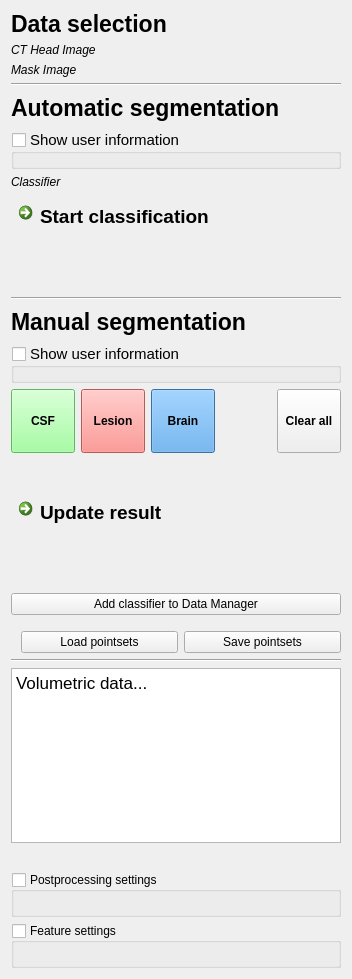
<?xml version="1.0" encoding="UTF-8"?>
<ui version="4.0">
 <class>ClassificationSegmentationControls</class>
 <widget class="QWidget" name="ClassificationSegmentationControls">
  <property name="geometry">
   <rect>
    <x>0</x>
    <y>0</y>
    <width>352</width>
    <height>979</height>
   </rect>
  </property>
  <property name="minimumSize">
   <size>
    <width>0</width>
    <height>0</height>
   </size>
  </property>
  <property name="windowTitle">
   <string>QmitkTemplate</string>
  </property>
  <layout class="QVBoxLayout" name="verticalLayout">
   <item>
    <widget class="QLabel" name="label_2">
     <property name="font">
      <font>
       <pointsize>17</pointsize>
       <weight>75</weight>
       <bold>true</bold>
       <underline>false</underline>
       <strikeout>false</strikeout>
       <stylestrategy>PreferAntialias</stylestrategy>
       <kerning>true</kerning>
      </font>
     </property>
     <property name="text">
      <string>Data selection</string>
     </property>
    </widget>
   </item>
   <item>
    <layout class="QVBoxLayout" name="m_InputImageLayout">
     <item>
      <widget class="QLabel" name="m_InputImageLabel">
       <property name="font">
        <font>
         <italic>true</italic>
        </font>
       </property>
       <property name="text">
        <string>CT Head Image</string>
       </property>
      </widget>
     </item>
    </layout>
   </item>
   <item>
    <layout class="QVBoxLayout" name="m_MaskImageLayout">
     <item>
      <widget class="QLabel" name="m_MaskImageLabel">
       <property name="font">
        <font>
         <italic>true</italic>
        </font>
       </property>
       <property name="text">
        <string>Mask Image</string>
       </property>
      </widget>
     </item>
    </layout>
   </item>
   <item>
    <widget class="Line" name="line_3">
     <property name="orientation">
      <enum>Qt::Horizontal</enum>
     </property>
    </widget>
   </item>
   <item>
    <widget class="QLabel" name="label_3">
     <property name="minimumSize">
      <size>
       <width>0</width>
       <height>32</height>
      </size>
     </property>
     <property name="font">
      <font>
       <pointsize>17</pointsize>
       <weight>75</weight>
       <bold>true</bold>
       <underline>false</underline>
       <strikeout>false</strikeout>
       <stylestrategy>PreferAntialias</stylestrategy>
       <kerning>true</kerning>
      </font>
     </property>
     <property name="text">
      <string>Automatic segmentation</string>
     </property>
    </widget>
   </item>
   <item>
    <widget class="QGroupBox" name="groupBox_2">
     <property name="font">
      <font>
       <pointsize>11</pointsize>
      </font>
     </property>
     <property name="title">
      <string>Show user information</string>
     </property>
     <property name="flat">
      <bool>true</bool>
     </property>
     <property name="checkable">
      <bool>true</bool>
     </property>
     <property name="checked">
      <bool>false</bool>
     </property>
    </widget>
   </item>
   <item>
    <layout class="QVBoxLayout" name="m_ClassifierLayout">
     <property name="bottomMargin">
      <number>0</number>
     </property>
     <item>
      <widget class="QLabel" name="m_ClassifierLabel">
       <property name="font">
        <font>
         <italic>true</italic>
        </font>
       </property>
       <property name="text">
        <string>Classifier</string>
       </property>
      </widget>
     </item>
    </layout>
   </item>
   <item>
    <layout class="QHBoxLayout" name="horizontalLayout_4">
     <property name="bottomMargin">
      <number>32</number>
     </property>
     <item>
      <widget class="QCommandLinkButton" name="m_DoAutomaticSecmentation">
       <property name="sizePolicy">
        <sizepolicy hsizetype="Expanding" vsizetype="Preferred">
         <horstretch>0</horstretch>
         <verstretch>0</verstretch>
        </sizepolicy>
       </property>
       <property name="minimumSize">
        <size>
         <width>0</width>
         <height>64</height>
        </size>
       </property>
       <property name="font">
        <font>
         <pointsize>14</pointsize>
         <weight>75</weight>
         <bold>true</bold>
        </font>
       </property>
       <property name="text">
        <string>Start classification</string>
       </property>
       <property name="icon">
        <iconset resource="../../resources/ClassificationSegmentation.qrc">
         <normaloff>:/ClassificationSegmentation/button_process.png</normaloff>:/ClassificationSegmentation/button_process.png</iconset>
       </property>
       <property name="iconSize">
        <size>
         <width>32</width>
         <height>32</height>
        </size>
       </property>
       <property name="shortcut">
        <string>Ctrl+A</string>
       </property>
      </widget>
     </item>
    </layout>
   </item>
   <item>
    <widget class="Line" name="line_2">
     <property name="orientation">
      <enum>Qt::Horizontal</enum>
     </property>
    </widget>
   </item>
   <item>
    <widget class="QLabel" name="label">
     <property name="minimumSize">
      <size>
       <width>0</width>
       <height>32</height>
      </size>
     </property>
     <property name="font">
      <font>
       <pointsize>17</pointsize>
       <weight>75</weight>
       <bold>true</bold>
       <underline>false</underline>
       <strikeout>false</strikeout>
       <stylestrategy>PreferAntialias</stylestrategy>
       <kerning>true</kerning>
      </font>
     </property>
     <property name="text">
      <string>Manual segmentation</string>
     </property>
    </widget>
   </item>
   <item>
    <widget class="QGroupBox" name="groupBox">
     <property name="font">
      <font>
       <pointsize>11</pointsize>
      </font>
     </property>
     <property name="title">
      <string>Show user information</string>
     </property>
     <property name="flat">
      <bool>true</bool>
     </property>
     <property name="checkable">
      <bool>true</bool>
     </property>
     <property name="checked">
      <bool>false</bool>
     </property>
    </widget>
   </item>
   <item>
    <layout class="QVBoxLayout" name="m_PointSetLayout">
     <property name="bottomMargin">
      <number>32</number>
     </property>
     <item>
      <layout class="QHBoxLayout" name="horizontalLayout_3">
       <property name="topMargin">
        <number>0</number>
       </property>
       <property name="rightMargin">
        <number>0</number>
       </property>
       <item>
        <widget class="QToolButton" name="m_ButtonCSFToggle">
         <property name="minimumSize">
          <size>
           <width>64</width>
           <height>64</height>
          </size>
         </property>
         <property name="maximumSize">
          <size>
           <width>64</width>
           <height>64</height>
          </size>
         </property>
         <property name="font">
          <font>
           <weight>75</weight>
           <bold>true</bold>
          </font>
         </property>
         <property name="styleSheet">
          <string notr="true">background-color: #8AFF88</string>
         </property>
         <property name="text">
          <string>CSF</string>
         </property>
         <property name="checkable">
          <bool>true</bool>
         </property>
         <property name="autoExclusive">
          <bool>true</bool>
         </property>
        </widget>
       </item>
       <item>
        <widget class="QToolButton" name="m_ButtonLESToggle">
         <property name="minimumSize">
          <size>
           <width>64</width>
           <height>64</height>
          </size>
         </property>
         <property name="maximumSize">
          <size>
           <width>64</width>
           <height>64</height>
          </size>
         </property>
         <property name="font">
          <font>
           <weight>75</weight>
           <bold>true</bold>
          </font>
         </property>
         <property name="styleSheet">
          <string notr="true">background-color: #FF7E78</string>
         </property>
         <property name="text">
          <string>Lesion</string>
         </property>
         <property name="checkable">
          <bool>true</bool>
         </property>
         <property name="autoExclusive">
          <bool>true</bool>
         </property>
        </widget>
       </item>
       <item>
        <widget class="QToolButton" name="m_ButtonBRAToggle">
         <property name="minimumSize">
          <size>
           <width>64</width>
           <height>64</height>
          </size>
         </property>
         <property name="maximumSize">
          <size>
           <width>64</width>
           <height>64</height>
          </size>
         </property>
         <property name="font">
          <font>
           <weight>75</weight>
           <bold>true</bold>
          </font>
         </property>
         <property name="styleSheet">
          <string notr="true">background-color: #4F9EE5</string>
         </property>
         <property name="text">
          <string>Brain</string>
         </property>
         <property name="checkable">
          <bool>true</bool>
         </property>
         <property name="autoExclusive">
          <bool>true</bool>
         </property>
        </widget>
       </item>
       <item>
        <spacer name="horizontalSpacer">
         <property name="orientation">
          <enum>Qt::Horizontal</enum>
         </property>
         <property name="sizeHint" stdset="0">
          <size>
           <width>40</width>
           <height>20</height>
          </size>
         </property>
        </spacer>
       </item>
       <item>
        <widget class="QToolButton" name="m_ButtonNoInteraction">
         <property name="minimumSize">
          <size>
           <width>64</width>
           <height>64</height>
          </size>
         </property>
         <property name="maximumSize">
          <size>
           <width>64</width>
           <height>64</height>
          </size>
         </property>
         <property name="font">
          <font>
           <weight>75</weight>
           <bold>true</bold>
          </font>
         </property>
         <property name="text">
          <string>Clear all</string>
         </property>
         <property name="checkable">
          <bool>true</bool>
         </property>
         <property name="autoExclusive">
          <bool>true</bool>
         </property>
        </widget>
       </item>
      </layout>
     </item>
    </layout>
   </item>
   <item>
    <layout class="QHBoxLayout" name="horizontalLayout_5">
     <property name="bottomMargin">
      <number>32</number>
     </property>
     <item>
      <widget class="QCommandLinkButton" name="m_DoAutomaticSecmentation_2">
       <property name="sizePolicy">
        <sizepolicy hsizetype="Expanding" vsizetype="Preferred">
         <horstretch>0</horstretch>
         <verstretch>0</verstretch>
        </sizepolicy>
       </property>
       <property name="minimumSize">
        <size>
         <width>0</width>
         <height>64</height>
        </size>
       </property>
       <property name="font">
        <font>
         <pointsize>14</pointsize>
         <weight>75</weight>
         <bold>true</bold>
        </font>
       </property>
       <property name="text">
        <string>Update result</string>
       </property>
       <property name="icon">
        <iconset resource="../../resources/ClassificationSegmentation.qrc">
         <normaloff>:/ClassificationSegmentation/button_process_2.png</normaloff>:/ClassificationSegmentation/button_process_2.png</iconset>
       </property>
       <property name="iconSize">
        <size>
         <width>32</width>
         <height>32</height>
        </size>
       </property>
       <property name="shortcut">
        <string>Ctrl+M</string>
       </property>
       <property name="checkable">
        <bool>false</bool>
       </property>
      </widget>
     </item>
    </layout>
   </item>
   <item>
    <layout class="QHBoxLayout" name="horizontalLayout_2">
     <property name="bottomMargin">
      <number>0</number>
     </property>
     <item>
      <widget class="QPushButton" name="m_AddForestToDataManager">
       <property name="text">
        <string>Add classifier to Data Manager</string>
       </property>
      </widget>
     </item>
    </layout>
   </item>
   <item>
    <layout class="QHBoxLayout" name="horizontalLayout" stretch="0,0">
     <property name="sizeConstraint">
      <enum>QLayout::SetMinAndMaxSize</enum>
     </property>
     <property name="leftMargin">
      <number>10</number>
     </property>
     <property name="topMargin">
      <number>10</number>
     </property>
     <item>
      <widget class="QPushButton" name="pushButton">
       <property name="text">
        <string>Load pointsets</string>
       </property>
      </widget>
     </item>
     <item>
      <widget class="QPushButton" name="m_SavePointsButton">
       <property name="text">
        <string>Save pointsets</string>
       </property>
      </widget>
     </item>
    </layout>
   </item>
   <item>
    <widget class="Line" name="m_SeperaterIO">
     <property name="orientation">
      <enum>Qt::Horizontal</enum>
     </property>
    </widget>
   </item>
   <item>
    <widget class="QTextEdit" name="m_ResultTextEdit">
     <property name="minimumSize">
      <size>
       <width>0</width>
       <height>100</height>
      </size>
     </property>
     <property name="maximumSize">
      <size>
       <width>16777215</width>
       <height>250</height>
      </size>
     </property>
     <property name="autoFillBackground">
      <bool>false</bool>
     </property>
     <property name="readOnly">
      <bool>true</bool>
     </property>
     <property name="html">
      <string>&lt;!DOCTYPE HTML PUBLIC &quot;-//W3C//DTD HTML 4.0//EN&quot; &quot;http://www.w3.org/TR/REC-html40/strict.dtd&quot;&gt;
&lt;html&gt;&lt;head&gt;&lt;meta name=&quot;qrichtext&quot; content=&quot;1&quot; /&gt;&lt;style type=&quot;text/css&quot;&gt;
p, li { white-space: pre-wrap; }
&lt;/style&gt;&lt;/head&gt;&lt;body style=&quot; font-family:'.Helvetica Neue DeskInterface'; font-size:13pt; font-weight:400; font-style:normal;&quot;&gt;
&lt;p style=&quot; margin-top:0px; margin-bottom:0px; margin-left:0px; margin-right:0px; -qt-block-indent:0; text-indent:0px;&quot;&gt;Volumetric data...&lt;/p&gt;&lt;/body&gt;&lt;/html&gt;</string>
     </property>
    </widget>
   </item>
   <item>
    <spacer name="verticalSpacer">
     <property name="orientation">
      <enum>Qt::Vertical</enum>
     </property>
     <property name="sizeHint" stdset="0">
      <size>
       <width>20</width>
       <height>40</height>
      </size>
     </property>
    </spacer>
   </item>
   <item>
    <widget class="QGroupBox" name="m_PostProcessingLayout">
     <property name="title">
      <string>Postprocessing settings</string>
     </property>
     <property name="flat">
      <bool>true</bool>
     </property>
     <property name="checkable">
      <bool>true</bool>
     </property>
     <property name="checked">
      <bool>false</bool>
     </property>
     <layout class="QVBoxLayout" name="verticalLayout_4"/>
    </widget>
   </item>
   <item>
    <widget class="QGroupBox" name="m_ParameterLayout">
     <property name="enabled">
      <bool>true</bool>
     </property>
     <property name="title">
      <string>Feature settings</string>
     </property>
     <property name="flat">
      <bool>true</bool>
     </property>
     <property name="checkable">
      <bool>true</bool>
     </property>
     <property name="checked">
      <bool>false</bool>
     </property>
     <layout class="QVBoxLayout" name="verticalLayout_2"/>
    </widget>
   </item>
  </layout>
 </widget>
 <layoutdefault spacing="6" margin="11"/>
 <resources>
  <include location="../../resources/ClassificationSegmentation.qrc"/>
 </resources>
 <connections/>
</ui>
